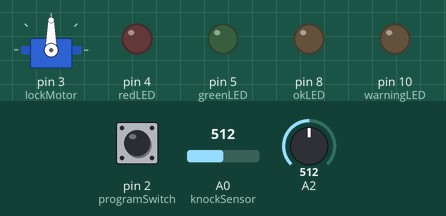
This sketch was run on a simulated Arduino Uno, built with avr-gcc and run on an emulated ATmega328P. On the bench: servo, output pins drawn as LEDs (lit = HIGH). Inputs (shaded band) come from the test bench; at power-on: A0 (knockSensor) = 512, A2 = 512, pin 2 (programSwitch) LOW.

Above: at 1.2 s.
1.3 s: A0 (knockSensor) set to 53
5.2 s: A0 (knockSensor) set to 44
At 8.3 s:
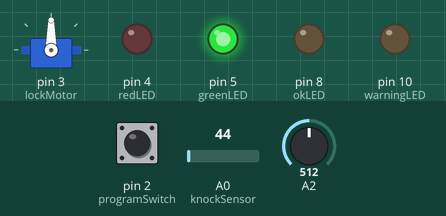
8.7 s: A2 set to 530
At 9.9 s:
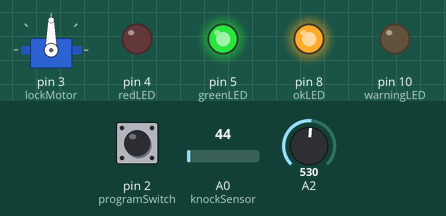
10.2 s: pin 2 (programSwitch) pulled HIGH for 0.2 s
At 10.3 s:
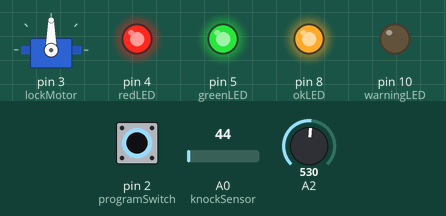
11.9 s: A0 (knockSensor) set to 60
At 12.3 s:
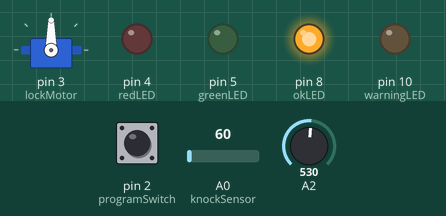
16.7 s: A2 set to 425
21.0 s: A2 set to 409
At 24.6 s:
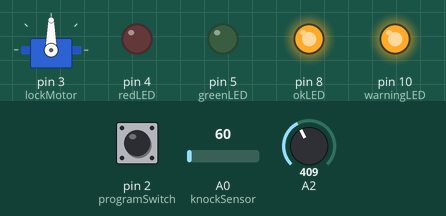
Timing chart, 0 to 29.1 s (numbered marks = the images above; inputs shaded):
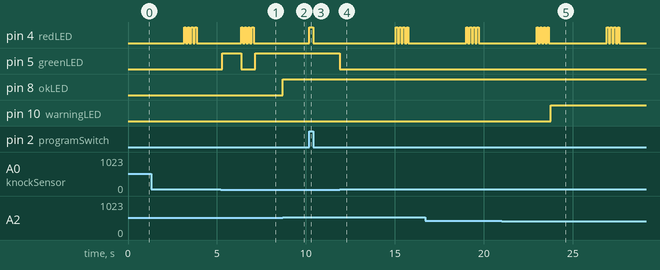

Measured:
- the behaviour switches between 50 and 49 on A0 (knockSensor) (found by bisection; images 0 and 1)
- the behaviour switches between 520 and 521 on A2 (found by bisection; images 1 and 2)
- the behaviour switches between 417 and 416 on A2 (found by bisection; images 4 and 5)
- after the input at 5.2 s, pin 5 (greenLED): LOW → HIGH after 0.10 s, → LOW 1.0 s later, → HIGH 0.80 s later
- after the input at 8.7 s, pin 8 (okLED): LOW → HIGH at once
- after the input at 10.2 s, pin 4 (redLED): LOW → HIGH at once, → LOW 0.20 s later
- after the input at 11.9 s, pin 4 (redLED): alternates HIGH for 0.10 s and LOW for 0.10 s, 8 changes in all, then stays LOW, starting after 3.2 s; pin 5 (greenLED): HIGH → LOW at once
- after the input at 21.0 s, pin 10 (warningLED): LOW → HIGH after 2.8 s

The sketch:

puntenmangga.ino
```cpp
// (licence header left out)
#include <Servo.h>
Servo myservo;  // create servo object to control a servo

// Pin definitions
const int knockSensor = 0;         // Piezo sensor on pin 0.
const int programSwitch = 2;       // If this is high we program a new code.
const int lockMotor = 3;           // Gear motor used to turn the lock.
const int redLED = 4;              // Status LED
const int greenLED = 5;            // Status LED
const int okLED = 8;               // LED for checking the battery
const int warningLED = 10;         // LED for checking the battery

// Tuning constants.  Could be made vars and hoooked to potentiometers for soft configuration, etc.
const int threshold = 50;           // Minimum signal from the piezo to register as a knock
const int rejectValue = 25;        // If an individual knock is off by this percentage of a knock we don't unlock..
const int averageRejectValue = 15; // If the average timing of the knocks is off by this percent we don't unlock.
const int knockFadeTime = 150;     // milliseconds we allow a knock to fade before we listen for another one. (Debounce timer.)
const int lockTurnTime = 650;      // milliseconds that we run the motor to get it to go a half turn.
const int unlockTime = 5000;       // milliseconds that the door remains unlocked.

const int maximumKnocks = 20;       // Maximum number of knocks to listen for.
const int knockComplete = 1200;     // Longest time to wait for a knock before we assume that it's finished.

// Variables.
int secretCode[maximumKnocks] = {50, 25, 25, 50, 100, 50, 0, 0, 0, 0, 0, 0, 0, 0, 0, 0, 0, 0, 0, 0};  // Initial setup: "Shave and a Hair Cut, two bits."
int knockReadings[maximumKnocks];   // When someone knocks this array fills with delays between knocks.
int knockSensorValue = 0;           // Last reading of the knock sensor.
int programButtonPressed = false;   // Flag so we remember the programming button setting at the end of the cycle.
int analogValue = 0;               // Measuring the voltage which enter the pin analog 2 (when the battery is not connected)
float voltage = 0;                 // The value of the voltage

void setup() {

  myservo.attach(lockMotor);  // attaches the servo on pin lockMotor to the servo object
  //  myservo.write(10); // rotate servo into locked position
  pinMode(lockMotor, OUTPUT);
  pinMode(redLED, OUTPUT);
  pinMode(greenLED, OUTPUT);
  pinMode(programSwitch, INPUT);
  pinMode(okLED, OUTPUT);
  pinMode(warningLED, OUTPUT);

  /*Serial.begin(9600);                    // Uncomment the Serial.bla lines for debugging.
  Serial.println("Program start.");       // but feel free to comment them out after it's working right.
*/

  digitalWrite(greenLED, HIGH);      // Green LED on, everything is go.
}

void loop() {
  // Check battery quality
  analogValue = analogRead(2);
  voltage = 0.0048*analogValue;

  if ( voltage >= 2.5 )
  {
     digitalWrite(okLED, HIGH);
  }
  else if ( voltage < 2 )
  {
    digitalWrite(warningLED, HIGH);
  }


  // Listen for any knock at all.
  knockSensorValue = analogRead(knockSensor);

  if (digitalRead(programSwitch) == HIGH) { // is the program button pressed?
    programButtonPressed = true;          // Yes, so lets save that state
    digitalWrite(redLED, HIGH);           // and turn on the red light too so we know we're programming.
  } else {
    programButtonPressed = false;
    digitalWrite(redLED, LOW);
  }

  if (knockSensorValue >= threshold) {
    listenToSecretKnock();
  }
}

// Records the timing of knocks.
void listenToSecretKnock() {
  //Serial.println("knock starting");

  int i = 0;
  // First lets reset the listening array.
  for (i = 0; i < maximumKnocks; i++) {
    knockReadings[i] = 0;
  }

  int currentKnockNumber = 0;              // Incrementer for the array.
  int startTime = millis();                 // Reference for when this knock started.
  int now = millis();

  digitalWrite(greenLED, LOW);            // we blink the LED for a bit as a visual indicator of the knock.
  if (programButtonPressed == true) {
    digitalWrite(redLED, LOW);                         // and the red one too if we're programming a new knock.
  }
  delay(knockFadeTime);                                // wait for this peak to fade before we listen to the next one.
  digitalWrite(greenLED, HIGH);
  if (programButtonPressed == true) {
    digitalWrite(redLED, HIGH);
  }
  do {
    //listen for the next knock or wait for it to timeout.
    knockSensorValue = analogRead(knockSensor);
    if (knockSensorValue >= threshold) {                 //got another knock...
      //record the delay time.
      //Serial.println("knock.");
      now = millis();
      knockReadings[currentKnockNumber] = now - startTime;
      currentKnockNumber ++;                             //increment the counter
      startTime = now;
      // and reset our timer for the next knock
      digitalWrite(greenLED, LOW);
      if (programButtonPressed == true) {
        digitalWrite(redLED, LOW);                       // and the red one too if we're programming a new knock.
      }
      delay(knockFadeTime);                              // again, a little delay to let the knock decay.
      digitalWrite(greenLED, HIGH);
      if (programButtonPressed == true) {
        digitalWrite(redLED, HIGH);
      }
    }

    now = millis();

    //did we timeout or run out of knocks?
  } while ((now - startTime < knockComplete) && (currentKnockNumber < maximumKnocks));

  //we've got our knock recorded, lets see if it's valid
  if (programButtonPressed == false) {          // only if we're not in progrmaing mode.
    if (validateKnock() == true) {
      triggerDoorUnlock();
    } else {
      //Serial.println("Secret knock failed.");
      digitalWrite(greenLED, LOW);      // We didn't unlock, so blink the red LED as visual feedback.
      for (i = 0; i < 4; i++) {
        digitalWrite(redLED, HIGH);
        delay(100);
        digitalWrite(redLED, LOW);
        delay(100);
      }
      digitalWrite(greenLED, HIGH);
    }
  } else { // if we're in programming mode we still validate the lock, we just don't do anything with the lock
    validateKnock();
    // and we blink the green and red alternately to show that program is complete.
    //Serial.println("New lock stored.");
    digitalWrite(redLED, LOW);
    digitalWrite(greenLED, HIGH);
    for (i = 0; i < 3; i++) {
      delay(100);
      digitalWrite(redLED, HIGH);
      digitalWrite(greenLED, LOW);
      delay(100);
      digitalWrite(redLED, LOW);
      digitalWrite(greenLED, HIGH);
    }
  }
}

// Runs the motor (or whatever) to unlock the door.
void triggerDoorUnlock() {
  //Serial.println("Door unlocked!");

  // unlock the door!
  myservo.write(0);

  delay(lockTurnTime);
  delay(unlockTime);

  // lock the door again!
  myservo.write(180);

  // Blink the green LED a few times for more visual feedback.
  for (int i = 0; i < 5; i++) {
    digitalWrite(greenLED, LOW);
    delay(100);
    digitalWrite(greenLED, HIGH);
    delay(100);
  }

}

// Sees if our knock matches the secret.
// returns true if it's a good knock, false if it's not.
// todo: break it into smaller functions for readability.
boolean validateKnock() {
  int i = 0;

  // simplest check first: Did we get the right number of knocks?
  int currentKnockCount = 0;
  int secretKnockCount = 0;
  int maxKnockInterval = 0;                // We use this later to normalize the times.

  for (i = 0; i < maximumKnocks; i++) {
    if (knockReadings[i] > 0) {
      currentKnockCount++;
    }
    if (secretCode[i] > 0) {            //todo: precalculate this.
      secretKnockCount++;
    }

    if (knockReadings[i] > maxKnockInterval) {  // collect normalization data while we're looping.
      maxKnockInterval = knockReadings[i];
    }
  }

  // If we're recording a new knock, save the info and get out of here.
  if (programButtonPressed == true) {
    for (i = 0; i < maximumKnocks; i++) { // normalize the times
      secretCode[i] = map(knockReadings[i], 0,
maxKnockInterval, 0, 100);
    }
    // And flash the lights in the recorded pattern to let us know it's been programmed.
    digitalWrite(greenLED, LOW);
    digitalWrite(redLED, LOW);
    delay(1000);
    digitalWrite(greenLED, HIGH);
    digitalWrite(redLED, HIGH);
    delay(50);
    for (i = 0; i < maximumKnocks ; i++) {
      digitalWrite(greenLED, LOW);
      digitalWrite(redLED, LOW);
      // only turn it on if there's a delay
      if (secretCode[i] > 0) {
        delay( map(secretCode[i], 0, 100, 0, maxKnockInterval)); // Expand the time back out to what it was.  Roughly.
        digitalWrite(greenLED, HIGH);
        digitalWrite(redLED, HIGH);
      }
      delay(50);
    }
    return false;   // We don't unlock the door when we are recording a new knock.
  }

  if (currentKnockCount != secretKnockCount) {
    return false;
  }

  /*  Now we compare the relative intervals of our knocks, not the absolute time between them.
      (ie: if you do the same pattern slow or fast it should still open the door.)
      This makes it less picky, which while making it less secure can also make it
      less of a pain to use if your tempo is a little slow or fast.
  */
  int totaltimeDifferences = 0;
  int timeDiff = 0;
  for (i = 0; i < maximumKnocks; i++) { // Normalize the times
    knockReadings[i] = map(knockReadings[i], 0, maxKnockInterval, 0, 100);
    timeDiff = abs(knockReadings[i] - secretCode[i]);
    if (timeDiff > rejectValue) { // Individual value too far out of whack
      return false;
    }
    totaltimeDifferences += timeDiff;
  }
  // It can also fail if the whole thing is too inaccurate.
  if (totaltimeDifferences / secretKnockCount > averageRejectValue) {
    return false;
  }
  return true;
}
```
